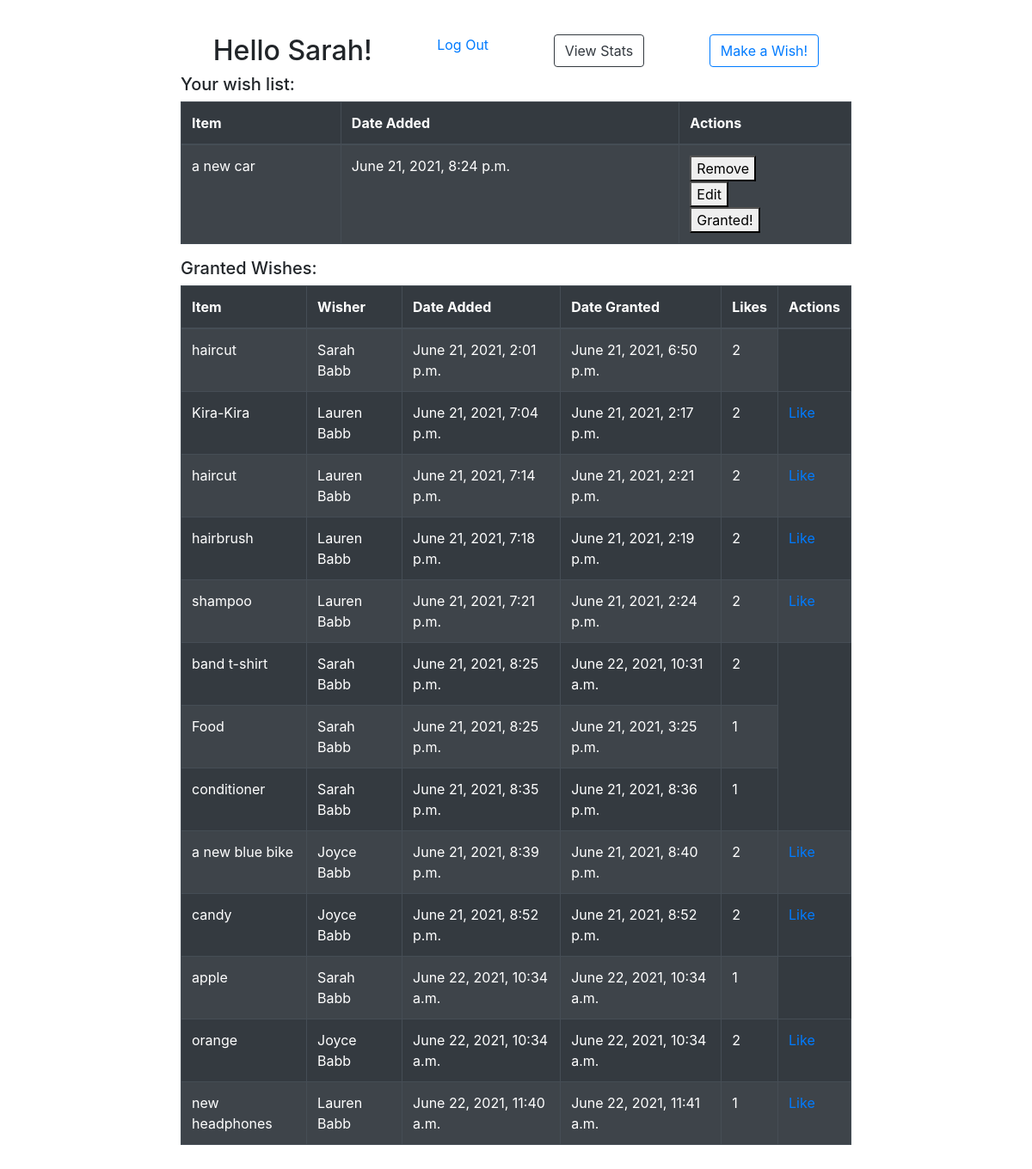
The page /wishes/home (signed in) on the database its author committed.
### login_app/models.py (models this page shows)
class User(models.Model):
    first_name= models.CharField(max_length=255)
    last_name= models.CharField(max_length=255)
    email= models.EmailField()
    password= models.CharField(max_length=60)
    created_at= models.DateTimeField(auto_now_add=True)
    updated_at= models.DateTimeField(auto_now=True)
    objects= UserManager()

### exam_app/models.py (models this page shows)
class Wish(models.Model):
    title = models.CharField(max_length=60)
    description = models.TextField()
    uploaded_by = models.ForeignKey(User, related_name="wishes_uploaded", on_delete=models.CASCADE)
    users_who_like = models.ManyToManyField(User, related_name="liked_wishes")
    created_at = models.DateTimeField(auto_now_add=True)
    updated_at = models.DateTimeField(auto_now=True)
    granted_at = models.DateTimeField(None,null=True)
    objects = WishManager()

### exam_app/views.py (the view)
# urls.py: 2. Add a URL to urlpatterns:  path('', views.home, name='home')
def home (request):
    logged_user= User.objects.get(id=request.session['user'])
    context = {
        "all_wishes": Wish.objects.all(),
        "users_info": User.objects.get(id=request.session['user'])
    }
    return render(request, 'exam/index.html', context)

### exam_app/templates/exam/index.html (shortened to what this page needs)
<!DOCTYPE html>
<html lang="en">
<head>
    {% load static %}
    <link rel="stylesheet" href="https://stackpath.bootstrapcdn.com/bootstrap/4.3.1/css/bootstrap.min.css">
    <link rel="stylesheet" href="{% static 'exam/style.css' %}">
</head>
<body>
    <div class="wrapper">
        <div class="header">
            <h2>Hello {{users_info.first_name}}! </h2>
            <a href="/wishes/logout">Log Out</a>
            <form action="/wishes/stats" method="POST">
                <button class="btn btn-outline-dark">View Stats</button>
            </form>
            <form action="/wishes/new" method="POST">
                <button class="btn btn-outline-primary">Make a Wish!</button>
            </form>
        </div>
        <h5>Your wish list:</h5>
        <table class="table table-bordered table-striped table-dark">
            <thead>
                <tr>
                    <th>Item</th>
                    <th>Date Added</th>
                    <th>Actions</th>
                </tr>
            </thead>
            <tbody>
            {% for wish in all_wishes %}
                {% if users_info.id == wish.uploaded_by.id and wish.granted_at == None %}
                <tr>
                    <td>{{wish.title}}</td>
                    <td>{{wish.created_at}}</td>
                    <td>
                        <form action="/wishes/delete/{{wish.id}}" method="POST">
                            <button>Remove</button>
                        </form>
                        <form action="/wishes/edit/{{wish.id}}" method="POST">
                            <button>Edit</button>
                        </form>
                        <form action="/wishes/granted/{{wish.id}}" method="POST">
                            <button>Granted!</button>
                        </form>
                    </td>
                </tr>
                {% endif %}
            {% endfor %}
            </tbody>
        </table>
        <h5>Granted Wishes:</h5>
        <table class="table table-bordered table-striped table-dark">
            <thead>
                <tr>
                    <th>Item</th>
                    <th>Wisher</th>
                    <th>Date Added</th>
                    <th>Date Granted</th>
                    <th>Likes</th>
                    <th>Actions</th>
                </tr>
            </thead>
            <tbody>
            {% for wish in all_wishes %}
                {% if wish.granted_at != None %}
                <tr>
                    <td>{{wish.title}}</td>
                    <td>{{wish.uploaded_by.first_name}} {{wish.uploaded_by.last_name}}</td>
                    <td>{{wish.created_at}}</td>
                    <td>{{wish.granted_at}}</td>
                    <td>{{wish.users_who_like.count}}</td>
                    {% if wish.uploaded_by.id != users_info.id %}
                    <td>
                        <a href="/wishes/like/{{wish.id}}">Like</a>
                    </td>
                    {% endif %}
                </tr>
                {% endif %}
            {% endfor %}
            </tbody>
        </table>
    </div>
</body>
</html>

### exam_app/static/exam/style.css (style rules this page uses)
body { background-image: url(https://media.istockphoto.com/photos/light-blue-paper-color-with-texture-for-background-picture-id1095286208?k=6&m=1095286208&s=170667a&w=0&h=wWBdZbQzn_zIsceTslZqy-rQSm6-Y19LC3WVSpLMkOw=); }
.header { display: flex; justify-content: space-around; }
.wrapper { margin: 10px; padding: 30px 200px; }

### rows shown on the page
User: first_name "Sarah"
Wish: title "a new car", created_at "June 21, 2021, 8:24 p.m."
Wish: title "haircut", uploaded_by.first_name "Sarah", uploaded_by.last_name "Babb", created_at "June 21, 2021, 2:01 p.m.", granted_at "June 21, 2021, 6:50 p.m.", users_who_like.count "2"
Wish: title "Kira-Kira", uploaded_by.first_name "Lauren", uploaded_by.last_name "Babb", created_at "June 21, 2021, 7:04 p.m.", granted_at "June 21, 2021, 2:17 p.m.", users_who_like.count "2"
Wish: title "haircut", uploaded_by.first_name "Lauren", uploaded_by.last_name "Babb", created_at "June 21, 2021, 7:14 p.m.", granted_at "June 21, 2021, 2:21 p.m.", users_who_like.count "2"
Wish: title "hairbrush", uploaded_by.first_name "Lauren", uploaded_by.last_name "Babb", created_at "June 21, 2021, 7:18 p.m.", granted_at "June 21, 2021, 2:19 p.m.", users_who_like.count "2"
Wish: title "shampoo", uploaded_by.first_name "Lauren", uploaded_by.last_name "Babb", created_at "June 21, 2021, 7:21 p.m.", granted_at "June 21, 2021, 2:24 p.m.", users_who_like.count "2"
Wish: title "band t-shirt", uploaded_by.first_name "Sarah", uploaded_by.last_name "Babb", created_at "June 21, 2021, 8:25 p.m.", granted_at "June 22, 2021, 10:31 a.m.", users_who_like.count "2"
Wish: title "Food", uploaded_by.first_name "Sarah", uploaded_by.last_name "Babb", created_at "June 21, 2021, 8:25 p.m.", granted_at "June 21, 2021, 3:25 p.m.", users_who_like.count "1"
Wish: title "conditioner", uploaded_by.first_name "Sarah", uploaded_by.last_name "Babb", created_at "June 21, 2021, 8:35 p.m.", granted_at "June 21, 2021, 8:36 p.m.", users_who_like.count "1"
Wish: title "a new blue bike", uploaded_by.first_name "Joyce", uploaded_by.last_name "Babb", created_at "June 21, 2021, 8:39 p.m.", granted_at "June 21, 2021, 8:40 p.m.", users_who_like.count "2"
Wish: title "candy", uploaded_by.first_name "Joyce", uploaded_by.last_name "Babb", created_at "June 21, 2021, 8:52 p.m.", granted_at "June 21, 2021, 8:52 p.m.", users_who_like.count "2"
Wish: title "apple", uploaded_by.first_name "Sarah", uploaded_by.last_name "Babb", created_at "June 22, 2021, 10:34 a.m.", granted_at "June 22, 2021, 10:34 a.m.", users_who_like.count "1"
Wish: title "orange", uploaded_by.first_name "Joyce", uploaded_by.last_name "Babb", created_at "June 22, 2021, 10:34 a.m.", granted_at "June 22, 2021, 10:34 a.m.", users_who_like.count "2"
Wish: title "new headphones", uploaded_by.first_name "Lauren", uploaded_by.last_name "Babb", created_at "June 22, 2021, 11:40 a.m.", granted_at "June 22, 2021, 11:41 a.m.", users_who_like.count "1"
